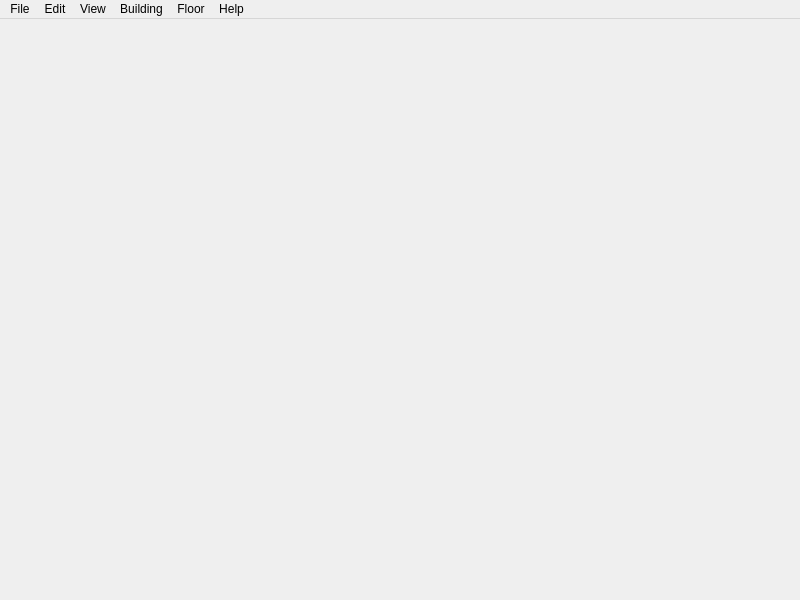
<?xml version="1.0" encoding="UTF-8"?>
<ui version="4.0">
 <class>BuildingEditorWindow</class>
 <widget class="QMainWindow" name="BuildingEditorWindow">
  <property name="geometry">
   <rect>
    <x>0</x>
    <y>0</y>
    <width>800</width>
    <height>600</height>
   </rect>
  </property>
  <property name="windowTitle">
   <string>Building Editor</string>
  </property>
  <widget class="QWidget" name="centralwidget">
   <layout class="QVBoxLayout" name="verticalLayout_2">
    <property name="leftMargin">
     <number>0</number>
    </property>
    <property name="topMargin">
     <number>0</number>
    </property>
    <property name="rightMargin">
     <number>0</number>
    </property>
    <property name="bottomMargin">
     <number>0</number>
    </property>
   </layout>
  </widget>
  <widget class="QMenuBar" name="menubar">
   <property name="geometry">
    <rect>
     <x>0</x>
     <y>0</y>
     <width>800</width>
     <height>17</height>
    </rect>
   </property>
   <widget class="QMenu" name="menuFile">
    <property name="title">
     <string>File</string>
    </property>
    <addaction name="actionNewBuilding"/>
    <addaction name="actionOpen"/>
    <addaction name="actionSave"/>
    <addaction name="actionSaveAs"/>
    <addaction name="separator"/>
    <addaction name="actionExportTMX"/>
    <addaction name="actionExportNewBinary"/>
    <addaction name="separator"/>
    <addaction name="actionClose"/>
   </widget>
   <widget class="QMenu" name="menuEdit">
    <property name="title">
     <string>Edit</string>
    </property>
    <addaction name="actionCut"/>
    <addaction name="actionCopy"/>
    <addaction name="actionPaste"/>
    <addaction name="actionDelete"/>
    <addaction name="actionDeleteInAllLayers"/>
    <addaction name="separator"/>
    <addaction name="actionSelectAll"/>
    <addaction name="actionSelectNone"/>
    <addaction name="separator"/>
    <addaction name="actionPreferences"/>
    <addaction name="actionKeyboardShortcuts"/>
   </widget>
   <widget class="QMenu" name="menuView">
    <property name="title">
     <string>View</string>
    </property>
    <widget class="QMenu" name="menuViews">
     <property name="title">
      <string>Views</string>
     </property>
     <addaction name="actionViewsPlaceholder"/>
    </widget>
    <addaction name="actionShowGrid"/>
    <addaction name="actionHighlightFloor"/>
    <addaction name="actionHighlightRoom"/>
    <addaction name="actionShowLowerFloors"/>
    <addaction name="actionShowOnlyFloors"/>
    <addaction name="actionShowObjects"/>
    <addaction name="actionHighlightUnlitRooms"/>
    <addaction name="separator"/>
    <addaction name="menuViews"/>
    <addaction name="separator"/>
    <addaction name="actionZoomIn"/>
    <addaction name="actionZoomOut"/>
    <addaction name="actionNormalSize"/>
   </widget>
   <widget class="QMenu" name="menuBuilding">
    <property name="title">
     <string>Building</string>
    </property>
    <widget class="QMenu" name="menuBasement_Access">
     <property name="title">
      <string>Basement Access</string>
     </property>
     <addaction name="actionBasementAccessNone"/>
     <addaction name="actionBasementAccessNorth"/>
     <addaction name="actionBasementAccessWest"/>
    </widget>
    <addaction name="actionCropToMinimum"/>
    <addaction name="actionCropToSelection"/>
    <addaction name="actionResize"/>
    <addaction name="actionFlipHorizontal"/>
    <addaction name="actionFlipVertical"/>
    <addaction name="actionRotateRight"/>
    <addaction name="actionRotateLeft"/>
    <addaction name="separator"/>
    <addaction name="actionBuildingProperties"/>
    <addaction name="actionKeyValues"/>
    <addaction name="actionGrime"/>
    <addaction name="actionRooms"/>
    <addaction name="actionProceduralLootEditor"/>
    <addaction name="actionTemplates"/>
    <addaction name="actionTiles"/>
    <addaction name="separator"/>
    <addaction name="menuBasement_Access"/>
    <addaction name="actionTemplateFromBuilding"/>
   </widget>
   <widget class="QMenu" name="menuFloor">
    <property name="title">
     <string>Floor</string>
    </property>
    <addaction name="actionInsertFloorAbove"/>
    <addaction name="actionInsertFloorBelow"/>
    <addaction name="actionRemoveFloor"/>
    <addaction name="actionFloors"/>
    <addaction name="separator"/>
    <addaction name="actionUpLevel"/>
    <addaction name="actionDownLevel"/>
   </widget>
   <widget class="QMenu" name="menuHelp">
    <property name="title">
     <string>Help</string>
    </property>
    <addaction name="actionHelp"/>
    <addaction name="actionAboutQt"/>
   </widget>
   <addaction name="menuFile"/>
   <addaction name="menuEdit"/>
   <addaction name="menuView"/>
   <addaction name="menuBuilding"/>
   <addaction name="menuFloor"/>
   <addaction name="menuHelp"/>
  </widget>
  <action name="actionProceduralLootEditor">
   <property name="text">
    <string>Procedural Loot Viewer / Editor...</string>
   </property>
   <property name="toolTip">
    <string>Inspect loot for RoomDefs and edit project-owned procedural distributions</string>
   </property>
  </action>
  <action name="actionClose">
   <property name="text">
    <string>Close</string>
   </property>
  </action>
  <action name="actionOpen">
   <property name="icon">
    <iconset resource="../tiled.qrc">
     <normaloff>:/images/16x16/document-open.png</normaloff>:/images/16x16/document-open.png</iconset>
   </property>
   <property name="text">
    <string>Open...</string>
   </property>
  </action>
  <action name="actionSave">
   <property name="icon">
    <iconset resource="../tiled.qrc">
     <normaloff>:/images/16x16/document-save.png</normaloff>:/images/16x16/document-save.png</iconset>
   </property>
   <property name="text">
    <string>Save</string>
   </property>
  </action>
  <action name="actionUndo">
   <property name="text">
    <string>Undo</string>
   </property>
  </action>
  <action name="actionRedo">
   <property name="text">
    <string>Redo</string>
   </property>
  </action>
  <action name="actionNewBuilding">
   <property name="icon">
    <iconset resource="../tiled.qrc">
     <normaloff>:/images/16x16/document-new.png</normaloff>:/images/16x16/document-new.png</iconset>
   </property>
   <property name="text">
    <string>New...</string>
   </property>
  </action>
  <action name="actionPencil">
   <property name="checkable">
    <bool>true</bool>
   </property>
   <property name="icon">
    <iconset resource="buildingeditor.qrc">
     <normaloff>:/BuildingEditor/icons/icon_pencil.png</normaloff>:/BuildingEditor/icons/icon_pencil.png</iconset>
   </property>
   <property name="text">
    <string>Pencil</string>
   </property>
   <property name="toolTip">
    <string>Draw Room</string>
   </property>
  </action>
  <action name="actionDoor">
   <property name="checkable">
    <bool>true</bool>
   </property>
   <property name="icon">
    <iconset resource="buildingeditor.qrc">
     <normaloff>:/BuildingEditor/icons/icon_door.png</normaloff>:/BuildingEditor/icons/icon_door.png</iconset>
   </property>
   <property name="text">
    <string>Door</string>
   </property>
   <property name="toolTip">
    <string>Place Door</string>
   </property>
  </action>
  <action name="actionWindow">
   <property name="checkable">
    <bool>true</bool>
   </property>
   <property name="icon">
    <iconset resource="buildingeditor.qrc">
     <normaloff>:/BuildingEditor/icons/icon_window.png</normaloff>:/BuildingEditor/icons/icon_window.png</iconset>
   </property>
   <property name="text">
    <string>Window</string>
   </property>
   <property name="toolTip">
    <string>Place Window</string>
   </property>
  </action>
  <action name="actionStairs">
   <property name="checkable">
    <bool>true</bool>
   </property>
   <property name="icon">
    <iconset resource="buildingeditor.qrc">
     <normaloff>:/BuildingEditor/icons/icon_stair.png</normaloff>:/BuildingEditor/icons/icon_stair.png</iconset>
   </property>
   <property name="text">
    <string>Stairs</string>
   </property>
   <property name="toolTip">
    <string>Place Stairs</string>
   </property>
  </action>
  <action name="actionUpLevel">
   <property name="icon">
    <iconset resource="buildingeditor.qrc">
     <normaloff>:/BuildingEditor/icons/icon_floorup.png</normaloff>:/BuildingEditor/icons/icon_floorup.png</iconset>
   </property>
   <property name="text">
    <string>Up One Level</string>
   </property>
   <property name="shortcut">
    <string>PgUp</string>
   </property>
  </action>
  <action name="actionDownLevel">
   <property name="icon">
    <iconset resource="buildingeditor.qrc">
     <normaloff>:/BuildingEditor/icons/icon_floordn.png</normaloff>:/BuildingEditor/icons/icon_floordn.png</iconset>
   </property>
   <property name="text">
    <string>Down One Level</string>
   </property>
   <property name="shortcut">
    <string>PgDown</string>
   </property>
  </action>
  <action name="actionSelectObject">
   <property name="checkable">
    <bool>true</bool>
   </property>
   <property name="icon">
    <iconset resource="../tiled.qrc">
     <normaloff>:/images/22x22/tool-select-objects.png</normaloff>:/images/22x22/tool-select-objects.png</iconset>
   </property>
   <property name="text">
    <string>Select Objects</string>
   </property>
   <property name="toolTip">
    <string>Select and Move Objects</string>
   </property>
  </action>
  <action name="actionExportTMX">
   <property name="text">
    <string>Export TMX...</string>
   </property>
  </action>
  <action name="actionZoomIn">
   <property name="icon">
    <iconset resource="../tiled.qrc">
     <normaloff>:/images/16x16/zoom-in.png</normaloff>:/images/16x16/zoom-in.png</iconset>
   </property>
   <property name="text">
    <string>Zoom In</string>
   </property>
  </action>
  <action name="actionZoomOut">
   <property name="icon">
    <iconset resource="../tiled.qrc">
     <normaloff>:/images/16x16/zoom-out.png</normaloff>:/images/16x16/zoom-out.png</iconset>
   </property>
   <property name="text">
    <string>Zoom Out</string>
   </property>
  </action>
  <action name="actionNormalSize">
   <property name="icon">
    <iconset resource="../tiled.qrc">
     <normaloff>:/images/16x16/zoom-original.png</normaloff>:/images/16x16/zoom-original.png</iconset>
   </property>
   <property name="text">
    <string>Normal Size</string>
   </property>
   <property name="shortcut">
    <string>Ctrl+0</string>
   </property>
  </action>
  <action name="actionPreferences">
   <property name="text">
    <string>Preferences...</string>
   </property>
   <property name="menuRole">
    <enum>QAction::PreferencesRole</enum>
   </property>
  </action>
  <action name="actionSaveAs">
   <property name="icon">
    <iconset resource="../tiled.qrc">
     <normaloff>:/images/16x16/document-save-as.png</normaloff>:/images/16x16/document-save-as.png</iconset>
   </property>
   <property name="text">
    <string>Save As...</string>
   </property>
  </action>
  <action name="actionRooms">
   <property name="icon">
    <iconset resource="buildingeditor.qrc">
     <normaloff>:/BuildingEditor/icons/icon_rooms.png</normaloff>:/BuildingEditor/icons/icon_rooms.png</iconset>
   </property>
   <property name="text">
    <string>Rooms...</string>
   </property>
   <property name="toolTip">
    <string>Edit Rooms</string>
   </property>
  </action>
  <action name="actionTemplates">
   <property name="text">
    <string>Templates...</string>
   </property>
  </action>
  <action name="actionTiles">
   <property name="text">
    <string>Tiles...</string>
   </property>
  </action>
  <action name="actionTemplateFromBuilding">
   <property name="text">
    <string>Template From Building...</string>
   </property>
  </action>
  <action name="actionRotateRight">
   <property name="icon">
    <iconset resource="buildingeditor.qrc">
     <normaloff>:/BuildingEditor/icons/icon_rotate_right.png</normaloff>:/BuildingEditor/icons/icon_rotate_right.png</iconset>
   </property>
   <property name="text">
    <string>Rotate Right</string>
   </property>
  </action>
  <action name="actionRotateLeft">
   <property name="icon">
    <iconset resource="buildingeditor.qrc">
     <normaloff>:/BuildingEditor/icons/icon_rotate_left.png</normaloff>:/BuildingEditor/icons/icon_rotate_left.png</iconset>
   </property>
   <property name="text">
    <string>Rotate Left</string>
   </property>
  </action>
  <action name="actionResize">
   <property name="icon">
    <iconset resource="buildingeditor.qrc">
     <normaloff>:/BuildingEditor/icons/icon_resize.png</normaloff>:/BuildingEditor/icons/icon_resize.png</iconset>
   </property>
   <property name="text">
    <string>Resize Building...</string>
   </property>
  </action>
  <action name="actionFlipHorizontal">
   <property name="icon">
    <iconset resource="buildingeditor.qrc">
     <normaloff>:/BuildingEditor/icons/icon_flip_horizontal.png</normaloff>:/BuildingEditor/icons/icon_flip_horizontal.png</iconset>
   </property>
   <property name="text">
    <string>Flip Horizontal</string>
   </property>
  </action>
  <action name="actionFlipVertical">
   <property name="icon">
    <iconset resource="buildingeditor.qrc">
     <normaloff>:/BuildingEditor/icons/icon_flip_vertical.png</normaloff>:/BuildingEditor/icons/icon_flip_vertical.png</iconset>
   </property>
   <property name="text">
    <string>Flip Vertical</string>
   </property>
  </action>
  <action name="actionFurniture">
   <property name="checkable">
    <bool>true</bool>
   </property>
   <property name="icon">
    <iconset resource="buildingeditor.qrc">
     <normaloff>:/BuildingEditor/icons/icon_furniture.png</normaloff>:/BuildingEditor/icons/icon_furniture.png</iconset>
   </property>
   <property name="text">
    <string>Furniture</string>
   </property>
   <property name="toolTip">
    <string>Place Furniture</string>
   </property>
  </action>
  <action name="actionRoof">
   <property name="checkable">
    <bool>true</bool>
   </property>
   <property name="icon">
    <iconset resource="buildingeditor.qrc">
     <normaloff>:/BuildingEditor/icons/icon_roof_peakNS.png</normaloff>:/BuildingEditor/icons/icon_roof_peakNS.png</iconset>
   </property>
   <property name="text">
    <string>Add Roof</string>
   </property>
   <property name="toolTip">
    <string>Place Roof</string>
   </property>
  </action>
  <action name="actionInsertFloorAbove">
   <property name="text">
    <string>Add Floor Above</string>
   </property>
   <property name="toolTip">
    <string>Add a new floor above the current one</string>
   </property>
  </action>
  <action name="actionInsertFloorBelow">
   <property name="text">
    <string>Add Floor Below</string>
   </property>
   <property name="toolTip">
    <string>Add a new floor below the current one</string>
   </property>
  </action>
  <action name="actionRemoveFloor">
   <property name="icon">
    <iconset resource="../tiled.qrc">
     <normaloff>:/images/16x16/edit-delete.png</normaloff>:/images/16x16/edit-delete.png</iconset>
   </property>
   <property name="text">
    <string>Remove Current Floor</string>
   </property>
   <property name="toolTip">
    <string>Remove the current floor</string>
   </property>
  </action>
  <action name="actionSelectRooms">
   <property name="checkable">
    <bool>true</bool>
   </property>
   <property name="icon">
    <iconset resource="../tiled.qrc">
     <normaloff>:/images/22x22/stock-tool-rect-select.png</normaloff>:/images/22x22/stock-tool-rect-select.png</iconset>
   </property>
   <property name="text">
    <string>Select and Move Rooms</string>
   </property>
   <property name="toolTip">
    <string>Select and Move Rooms</string>
   </property>
  </action>
  <action name="actionRoofCorner">
   <property name="checkable">
    <bool>true</bool>
   </property>
   <property name="icon">
    <iconset resource="buildingeditor.qrc">
     <normaloff>:/BuildingEditor/icons/icon_corner_innerNW.png</normaloff>:/BuildingEditor/icons/icon_corner_innerNW.png</iconset>
   </property>
   <property name="text">
    <string>Add Roof Corner</string>
   </property>
   <property name="toolTip">
    <string>Place Roof Corner</string>
   </property>
  </action>
  <action name="actionShowObjects">
   <property name="checkable">
    <bool>true</bool>
   </property>
   <property name="text">
    <string>Show Object Shapes</string>
   </property>
   <property name="shortcut">
    <string>O</string>
   </property>
  </action>
  <action name="actionWall">
   <property name="checkable">
    <bool>true</bool>
   </property>
   <property name="icon">
    <iconset resource="buildingeditor.qrc">
     <normaloff>:/BuildingEditor/icons/icon_wall.png</normaloff>:/BuildingEditor/icons/icon_wall.png</iconset>
   </property>
   <property name="text">
    <string>Wall</string>
   </property>
   <property name="toolTip">
    <string>Place Wall</string>
   </property>
  </action>
  <action name="actionAboutQt">
   <property name="text">
    <string>About Qt</string>
   </property>
   <property name="menuRole">
    <enum>QAction::AboutQtRole</enum>
   </property>
  </action>
  <action name="actionHelp">
   <property name="text">
    <string>BuildingEd Help</string>
   </property>
  </action>
  <action name="actionDelete">
   <property name="icon">
    <iconset resource="../tiled.qrc">
     <normaloff>:/images/16x16/edit-delete.png</normaloff>:/images/16x16/edit-delete.png</iconset>
   </property>
   <property name="text">
    <string>Delete</string>
   </property>
  </action>
  <action name="actionFloors">
   <property name="text">
    <string>Floors...</string>
   </property>
  </action>
  <action name="actionSelectAll">
   <property name="text">
    <string>Select All</string>
   </property>
  </action>
  <action name="actionSelectNone">
   <property name="text">
    <string>Select None</string>
   </property>
  </action>
  <action name="actionHighlightFloor">
   <property name="checkable">
    <bool>true</bool>
   </property>
   <property name="text">
    <string>Highlight Current Floor</string>
   </property>
   <property name="shortcut">
    <string>H</string>
   </property>
  </action>
  <action name="actionCut">
   <property name="icon">
    <iconset resource="../tiled.qrc">
     <normaloff>:/images/16x16/edit-cut.png</normaloff>:/images/16x16/edit-cut.png</iconset>
   </property>
   <property name="text">
    <string>Cut</string>
   </property>
  </action>
  <action name="actionCopy">
   <property name="icon">
    <iconset resource="../tiled.qrc">
     <normaloff>:/images/16x16/edit-copy.png</normaloff>:/images/16x16/edit-copy.png</iconset>
   </property>
   <property name="text">
    <string>Copy</string>
   </property>
  </action>
  <action name="actionPaste">
   <property name="icon">
    <iconset resource="../tiled.qrc">
     <normaloff>:/images/16x16/edit-paste.png</normaloff>:/images/16x16/edit-paste.png</iconset>
   </property>
   <property name="text">
    <string>Paste</string>
   </property>
  </action>
  <action name="actionShowGrid">
   <property name="checkable">
    <bool>true</bool>
   </property>
   <property name="text">
    <string>Show Grid</string>
   </property>
   <property name="shortcut">
    <string>Ctrl+G</string>
   </property>
  </action>
  <action name="actionHighlightRoom">
   <property name="checkable">
    <bool>true</bool>
   </property>
   <property name="text">
    <string>Highlight Room Under Pointer</string>
   </property>
   <property name="shortcut">
    <string>Ctrl+R</string>
   </property>
  </action>
  <action name="actionBuildingProperties">
   <property name="icon">
    <iconset resource="../tiled.qrc">
     <normaloff>:/images/16x16/document-properties.png</normaloff>:/images/16x16/document-properties.png</iconset>
   </property>
   <property name="text">
    <string>Properties...</string>
   </property>
  </action>
  <action name="actionGrime">
   <property name="text">
    <string>Grime...</string>
   </property>
   <property name="shortcut">
    <string>G</string>
   </property>
  </action>
  <action name="actionDrawTiles">
   <property name="checkable">
    <bool>true</bool>
   </property>
   <property name="icon">
    <iconset resource="buildingeditor.qrc">
     <normaloff>:/BuildingEditor/icons/icon_pencil.png</normaloff>:/BuildingEditor/icons/icon_pencil.png</iconset>
   </property>
   <property name="text">
    <string>Draw Tiles</string>
   </property>
   <property name="toolTip">
    <string>Draw Tiles (1)</string>
   </property>
   <property name="shortcut">
    <string>1</string>
   </property>
  </action>
  <action name="actionSelectTiles">
   <property name="checkable">
    <bool>true</bool>
   </property>
   <property name="icon">
    <iconset resource="buildingeditor.qrc">
     <normaloff>:/BuildingEditor/icons/icon_select.png</normaloff>:/BuildingEditor/icons/icon_select.png</iconset>
   </property>
   <property name="text">
    <string>Select Tiles</string>
   </property>
   <property name="toolTip">
    <string>Select Tiles (2)</string>
   </property>
   <property name="shortcut">
    <string>2</string>
   </property>
  </action>
  <action name="actionPickTiles">
   <property name="checkable">
    <bool>true</bool>
   </property>
   <property name="icon">
    <iconset resource="buildingeditor.qrc">
     <normaloff>:/BuildingEditor/icons/icon_eyedrop.png</normaloff>:/BuildingEditor/icons/icon_eyedrop.png</iconset>
   </property>
   <property name="text">
    <string>Pick Tiles</string>
   </property>
   <property name="toolTip">
    <string>Pick Tiles (3)</string>
   </property>
   <property name="shortcut">
    <string>3</string>
   </property>
  </action>
  <action name="actionViewsPlaceholder">
   <property name="text">
    <string>Placeholder</string>
   </property>
  </action>
  <action name="actionCropToSelection">
   <property name="icon">
    <iconset resource="buildingeditor.qrc">
     <normaloff>:/BuildingEditor/icons/icon_crop.png</normaloff>:/BuildingEditor/icons/icon_crop.png</iconset>
   </property>
   <property name="text">
    <string>Crop To Selection</string>
   </property>
  </action>
  <action name="actionCropToMinimum">
   <property name="icon">
    <iconset resource="buildingeditor.qrc">
     <normaloff>:/BuildingEditor/icons/icon_crop.png</normaloff>:/BuildingEditor/icons/icon_crop.png</iconset>
   </property>
   <property name="text">
    <string>Crop To Minimum</string>
   </property>
  </action>
  <action name="actionRoofShallow">
   <property name="checkable">
    <bool>true</bool>
   </property>
   <property name="icon">
    <iconset resource="buildingeditor.qrc">
     <normaloff>:/BuildingEditor/icons/icon_roof_peakNS.png</normaloff>:/BuildingEditor/icons/icon_roof_peakNS.png</iconset>
   </property>
   <property name="text">
    <string>Add Roof (Shallow)</string>
   </property>
   <property name="toolTip">
    <string>Place Roof</string>
   </property>
  </action>
  <action name="actionShowLowerFloors">
   <property name="checkable">
    <bool>true</bool>
   </property>
   <property name="text">
    <string>Show Lower Floors</string>
   </property>
  </action>
  <action name="actionExportNewBinary">
   <property name="text">
    <string>Export New Binary...</string>
   </property>
  </action>
  <action name="actionKeyValues">
   <property name="icon">
    <iconset resource="../tiled.qrc">
     <normaloff>:/images/16x16/document-properties.png</normaloff>:/images/16x16/document-properties.png</iconset>
   </property>
   <property name="text">
    <string>KeyValues...</string>
   </property>
  </action>
  <action name="actionHighlightUnlitRooms">
   <property name="checkable">
    <bool>true</bool>
   </property>
   <property name="text">
    <string>Highlight Unlit Rooms</string>
   </property>
   <property name="toolTip">
    <string>Highlight rooms without light switches</string>
   </property>
   <property name="shortcut">
    <string>L</string>
   </property>
  </action>
  <action name="actionBasementAccessNone">
   <property name="text">
    <string>None</string>
   </property>
  </action>
  <action name="actionBasementAccessNorth">
   <property name="text">
    <string>North</string>
   </property>
  </action>
  <action name="actionBasementAccessWest">
   <property name="text">
    <string>West</string>
   </property>
  </action>
  <action name="actionBasementAccessTool">
   <property name="checkable">
    <bool>true</bool>
   </property>
   <property name="icon">
    <iconset resource="buildingeditor.qrc">
     <normaloff>:/BuildingEditor/icons/icon_stair.png</normaloff>:/BuildingEditor/icons/icon_stair.png</iconset>
   </property>
   <property name="text">
    <string>Move Basement Access</string>
   </property>
  </action>
  <action name="actionShowOnlyFloors">
   <property name="checkable">
    <bool>true</bool>
   </property>
   <property name="text">
    <string>Show Only Floors</string>
   </property>
   <property name="shortcut">
    <string>F</string>
   </property>
  </action>
  <action name="actionDeleteInAllLayers">
   <property name="icon">
    <iconset resource="../tiled.qrc">
     <normaloff>:/images/16x16/edit-delete.png</normaloff>:/images/16x16/edit-delete.png</iconset>
   </property>
   <property name="text">
    <string>Delete In All Layers</string>
   </property>
  </action>
  <action name="actionKeyboardShortcuts">
   <property name="text">
    <string>Keyboard Shortcuts</string>
   </property>
  </action>
  <action name="actionFloorGrime">
   <property name="checkable">
    <bool>true</bool>
   </property>
   <property name="icon">
    <iconset resource="buildingeditor.qrc">
     <normaloff>:/BuildingEditor/icons/icon_floor_grime.png</normaloff>:/BuildingEditor/icons/icon_floor_grime.png</iconset>
   </property>
   <property name="text">
    <string>Floor Grime</string>
   </property>
   <property name="toolTip">
    <string>Floor Grime</string>
   </property>
  </action>
  <action name="actionRoof30Degree">
   <property name="checkable">
    <bool>true</bool>
   </property>
   <property name="icon">
    <iconset resource="buildingeditor.qrc">
     <normaloff>:/BuildingEditor/icons/icon_roof_peakNS.png</normaloff>:/BuildingEditor/icons/icon_roof_peakNS.png</iconset>
   </property>
   <property name="text">
    <string>Add Roof (30 Degree)</string>
   </property>
   <property name="toolTip">
    <string>Place Roof (30 Degree)</string>
   </property>
  </action>
  <action name="actionRoofCorner30Degree">
   <property name="checkable">
    <bool>true</bool>
   </property>
   <property name="icon">
    <iconset resource="buildingeditor.qrc">
     <normaloff>:/BuildingEditor/icons/icon_corner_innerNW.png</normaloff>:/BuildingEditor/icons/icon_corner_innerNW.png</iconset>
   </property>
   <property name="text">
    <string>Add Roof Corner (30 Degree)</string>
   </property>
   <property name="toolTip">
    <string>Place Roof Corner (30 Degree)</string>
   </property>
  </action>
 </widget>
 <resources>
  <include location="buildingeditor.qrc"/>
  <include location="../tiled.qrc"/>
 </resources>
 <connections/>
</ui>
